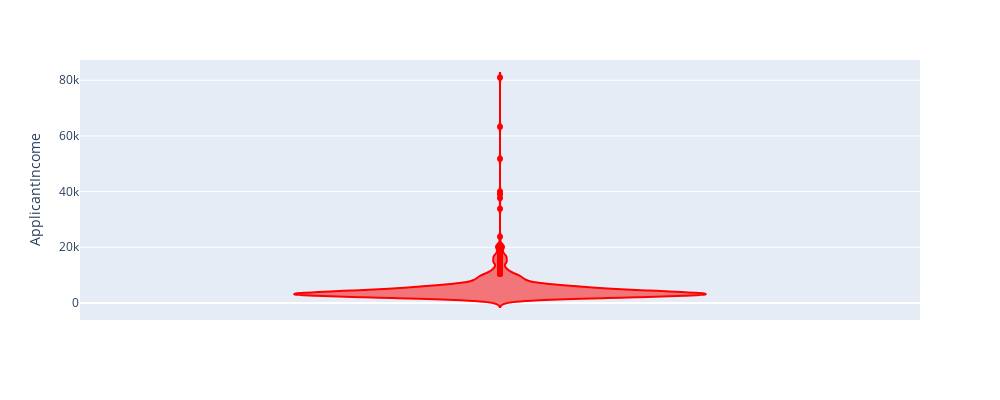

Here is the notebook cell this chart was saved with:
### Code cell
figx=px.violin(df,y='ApplicantIncome',width=1000,height=400,color_discrete_sequence=['red'])
figx.show()

### Figure 1 — Plotly figure (JSON) as saved in the notebook; plotly's stock layout.template omitted (floating-point values rounded to 4 significant figures; data arrays with more than 128 entries replaced by an {"elided": "..."} marker saying what was removed)
{"data": [{"alignmentgroup": "True", "box": {"visible": false}, "hovertemplate": "ApplicantIncome=%{y}<extra></extra>", "legendgroup": "", "marker": {"color": "red"}, "name": "", "offsetgroup": "", "orientation": "v", "scalegroup": "True", "showlegend": false, "type": "violin", "x0": " ", "xaxis": "x", "y": {"elided": "614 int values"}, "y0": " ", "yaxis": "y"}], "layout": {"height": 400, "legend": {"tracegroupgap": 0}, "margin": {"t": 60}, "violinmode": "group", "width": 1000, "xaxis": {"anchor": "y", "domain": [0, 1]}, "yaxis": {"anchor": "x", "domain": [0, 1], "title": {"text": "ApplicantIncome"}}}}
